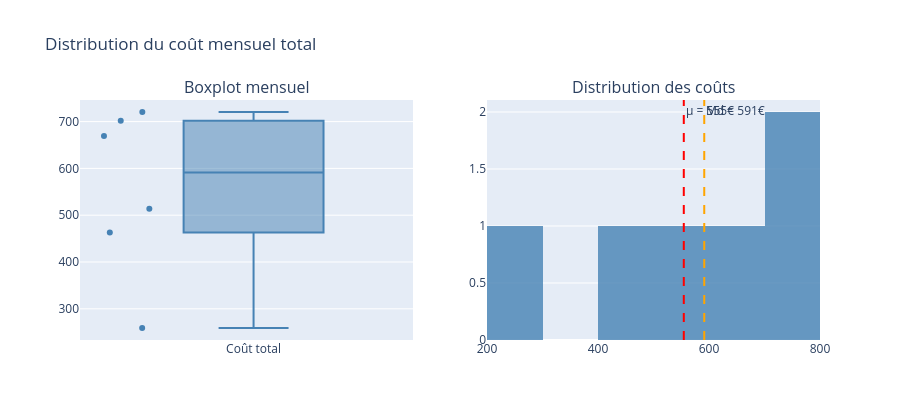

Here is the notebook cell this chart was saved with:
### Code cell
# Pivot service × Jour (pour analyses par service)
pivot = (
    df.pivot_table(index="Mois", columns="Description du service",
                   values="Sous-total (€)", aggfunc="sum")
    .fillna(0)
    .sort_index()
)

s = monthly.values.astype(float)
n = len(s)

mean_   = np.mean(s)
median_ = np.median(s)
std_    = np.std(s, ddof=1)
cv_     = std_ / mean_ * 100
skew_   = stats.skew(s)
kurt_   = stats.kurtosis(s, fisher=True)   # excès de kurtosis (normale = 0)
q1, q3  = np.percentile(s, [25, 75])
iqr_    = q3 - q1
rng_    = s.max() - s.min()
mad_    = np.median(np.abs(s - median_))   # Median Absolute Deviation

print("══════════════════════════════════════════")
print("   STATISTIQUES DESCRIPTIVES — Coût Total")
print("══════════════════════════════════════════")
print(f"  N Jour          : {n}")
print(f"  Somme totale    : {s.sum():>10.2f} €")
print(f"  Moyenne (μ)     : {mean_:>10.2f} €")
print(f"  Médiane         : {median_:>10.2f} €")
print(f"  Écart-type (σ)  : {std_:>10.2f} €")
print(f"  CV (σ/μ)        : {cv_:>9.1f} %")
print(f"  Min / Max       : {s.min():>7.2f} € / {s.max():.2f} €")
print(f"  Range           : {rng_:>10.2f} €")
print(f"  Q1 / Q3         : {q1:>7.2f} € / {q3:.2f} €")
print(f"  IQR             : {iqr_:>10.2f} €")
print(f"  MAD             : {mad_:>10.2f} €")
print(f"  Skewness        : {skew_:>10.4f}  {'(asymétrie droite)' if skew_>0 else '(asymétrie gauche)'}")
print(f"  Kurtosis (excès): {kurt_:>10.4f}  {'(leptokurtique)' if kurt_>0 else '(platykurtique)'}")
print("══════════════════════════════════════════")

# Boxplot + distribution
fig = make_subplots(rows=1, cols=2,
                    subplot_titles=["Boxplot mensuel", "Distribution des coûts"])

fig.add_trace(go.Box(y=s, name="Coût total", boxpoints="all",
                     marker_color="steelblue", jitter=0.4, pointpos=-1.8), row=1, col=1)

fig.add_trace(go.Histogram(x=s, nbinsx=8, name="Distribution",
                           marker_color="steelblue", opacity=0.8), row=1, col=2)

for val, label, color in [(mean_, f"μ = {mean_:.0f}€", "red"),
                           (median_, f"Md = {median_:.0f}€", "orange")]:
    fig.add_vline(x=val, line_color=color, line_dash="dash",
                  annotation_text=label, row=1, col=2)

fig.update_layout(title="Distribution du coût mensuel total", showlegend=False, height=420)
fig.show()

### Figure 1 — Plotly figure (JSON) as saved in the notebook; plotly's stock layout.template omitted (floating-point values rounded to 4 significant figures)
{"data": [{"boxpoints": "all", "jitter": 0.4, "marker": {"color": "steelblue"}, "name": "Coût total", "pointpos": -1.8, "type": "box", "xaxis": "x", "y": [259.0, 463.1, 720.5, 702.0, 669.0, 513.8], "yaxis": "y"}, {"marker": {"color": "steelblue"}, "name": "Distribution", "nbinsx": 8, "opacity": 0.8, "type": "histogram", "x": [259.0, 463.1, 720.5, 702.0, 669.0, 513.8], "xaxis": "x2", "yaxis": "y2"}], "layout": {"annotations": [{"font": {"size": 16}, "showarrow": false, "text": "Boxplot mensuel", "x": 0.225, "xanchor": "center", "xref": "paper", "y": 1, "yanchor": "bottom", "yref": "paper"}, {"font": {"size": 16}, "showarrow": false, "text": "Distribution des coûts", "x": 0.775, "xanchor": "center", "xref": "paper", "y": 1, "yanchor": "bottom", "yref": "paper"}, {"showarrow": false, "text": "μ = 555€", "x": 554.6, "xanchor": "left", "xref": "x2", "y": 1, "yanchor": "top", "yref": "y2 domain"}, {"showarrow": false, "text": "Md = 591€", "x": 591.4, "xanchor": "left", "xref": "x2", "y": 1, "yanchor": "top", "yref": "y2 domain"}], "height": 420, "shapes": [{"line": {"color": "red", "dash": "dash"}, "type": "line", "x0": 554.6, "x1": 554.6, "xref": "x2", "y0": 0, "y1": 1, "yref": "y2 domain"}, {"line": {"color": "orange", "dash": "dash"}, "type": "line", "x0": 591.4, "x1": 591.4, "xref": "x2", "y0": 0, "y1": 1, "yref": "y2 domain"}], "showlegend": false, "title": {"text": "Distribution du coût mensuel total"}, "xaxis": {"anchor": "y", "domain": [0, 0.45]}, "xaxis2": {"anchor": "y2", "domain": [0.55, 1]}, "yaxis": {"anchor": "x", "domain": [0, 1]}, "yaxis2": {"anchor": "x2", "domain": [0, 1]}}}
